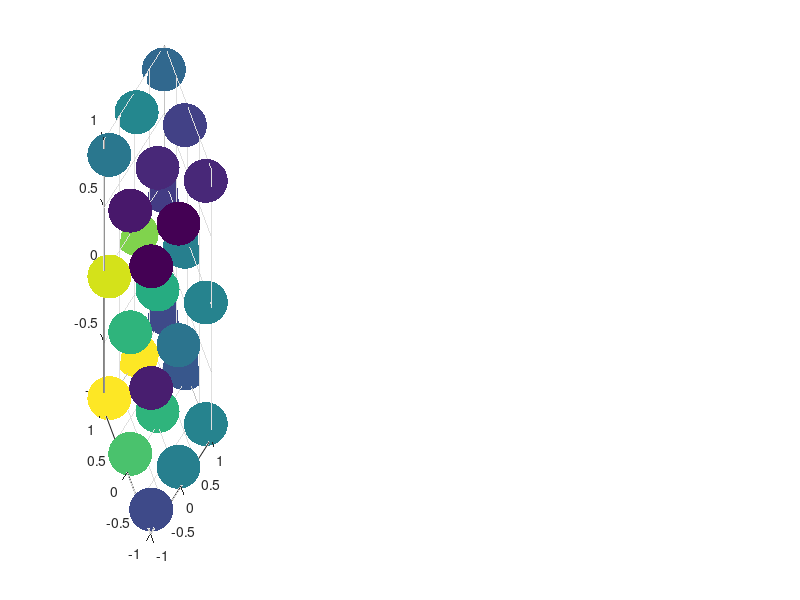

Write MATLAB code to recreate this figure. (Note: this script raises an error after producing the figure.)
clear
close all;
cla

load('branched_bundled_heatmap_vals.mat')

f=figure(1);
subplot(1,4,1)
scatter3(ka(kc==-0.9),kb(kc==-0.9),kd(kc==-0.9),1000,lf(kc==-0.9),'filled')
% colorbar
clim([0,max(lf)])
xlabel('ka')
ylabel('kb')
zlabel('kd')
title('kc=-0.9','Position',[0,0,2])
colormap('winter')
alpha 0.9
view(-52.8368,30.7651)
axis equal
grid off

subplot(1,4,2)
scatter3(ka(kc==0),kb(kc==0),kd(kc==0),1000,lf(kc==0),'filled')
% colorbar
clim([0,max(lf)])
xlabel('ka')
ylabel('kb')
zlabel('kd')
title('kc=0','Position',[0,0,2])
colormap('winter')
alpha 0.9
view(-52.8368,30.7651)
axis equal
grid off

subplot(1,4,3)
scatter3(ka(kc==0.9),kb(kc==0.9),kd(kc==0.9),1000,lf(kc==0.9),'filled')
% colorbar
clim([0,max(lf)])
xlabel('ka')
ylabel('kb')
zlabel('kd')
title('kc=0.9','Position',[0,0,2])
colormap('winter')
alpha 0.9
view(-52.8368,30.7651)
axis equal
grid off

subplot(1,4,4)
cb=colorbar;
clim([0,max(lf)])
pos=get(cb,'position');
set(cb,'position',[pos(1)-0.1 pos(2)+0.2 pos(3)*2 pos(4)/2])
set(gca,'visible','off')
set(gcf,'color','w');


f.Position = [584,599,1247,559];